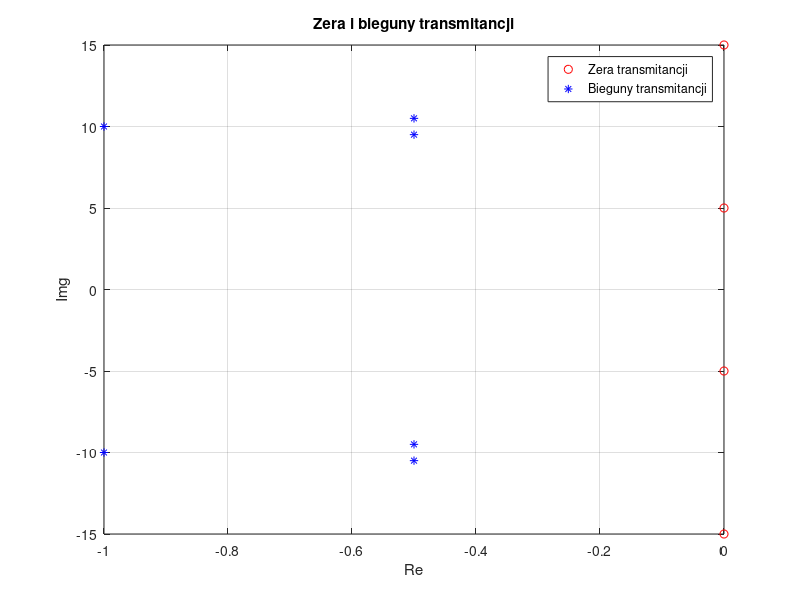
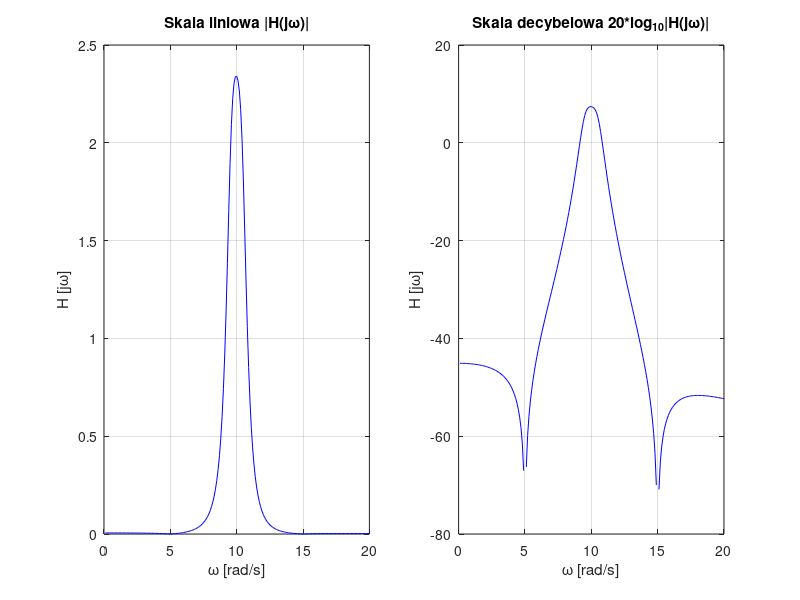
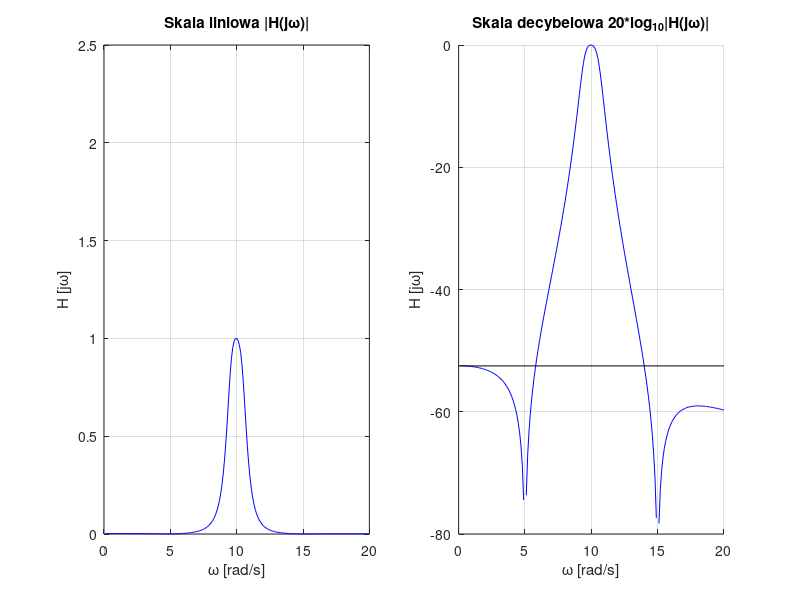
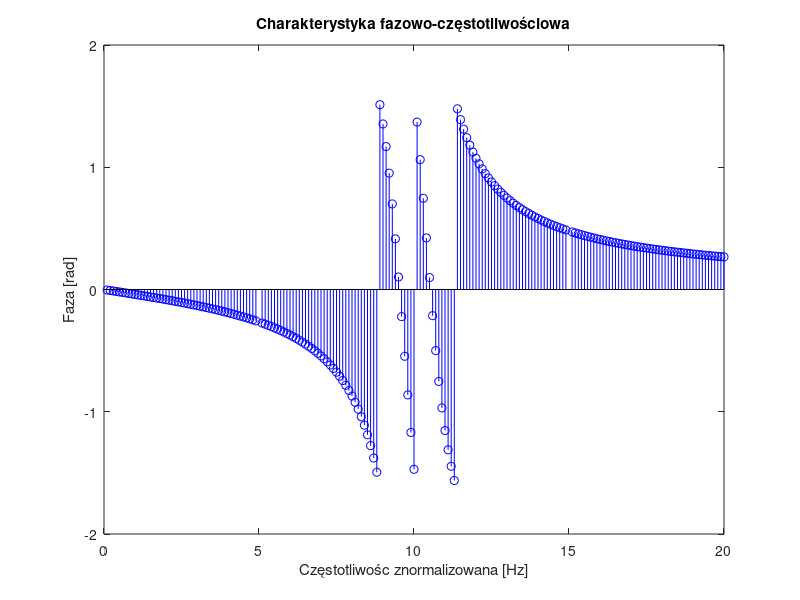

Recreate these plots in MATLAB, in order.
clc;
% Zadanie 1 - Projektowanie metodą zer i biegunów
clear all; close all;

%%%%%%%%%%%%%%%%%%%%%%%%%%%%%%%%%%%%%%%%%%%%%%%%%%%%%%%%%%%%%%%%%%%%

% Zera i bieguny transmitancji

z = [-j*5 j*5 -j*15 j*15];
p = [-0.5-j*9.5 -0.5+j*9.5 -1+j*10 -1-j*10 -0.5+j*10.5 -0.5-j*10.5];

% Zespolona zmienna transformacji Laplace'a
% dla s=jw przechodzi w transformację Fouriera:

w = 0.1:0.1:20;

% Zapisz transmitancję (1) wykorzystując powyższe parametry.
bm = poly(z);
an = poly(p);

% Przedstaw zera i bieguny na płaszczyźnie zespolonej.
figure('Name', 'Zera i bieguny');
set(figure(2),'units','points','position',[0,400,400,350])
plot(real(z),imag(z),'ro',real(p),imag(p),'b*');
title('Zera i bieguny transmitancji');
legend('Zera transmitancji','Bieguny transmitancji');
xlabel('Re');
ylabel('Img');
grid;
pause();

%%%%%%%%%%%%%%%%%%%%%%%%%%%%%%%%%%%%%%%%%%%%%%%%%%%%%%%%%%%%%%%%%%%%

% Narysuj charakterystykę amplitudowo-częstotliwościową 
% układu opisanego powyższymi parametrami
% w skali liniowej i w skali decybelowej:
% 

bm = poly(z);
an = poly(p);

H    = polyval(bm, j*w)./polyval(an, j*w);
Hlog = 20*log10(abs(H));

% W skali liniowej
figure('Name', 'Charakterystyka amplitudowo-częstotliwościowa');
set(figure(3),'units','points','position',[400,400,1040,350]);
subplot(1,2,1);
plot(w, abs(H),'b');
title('Skala liniowa |H(j\omega)|');
xlabel('\omega [rad/s]');
ylabel('H [j\omega]');
grid;

% W skali decybelowej
subplot(1,2,2);
plot(w, Hlog,'b');         % skala logarytmiczna
title('Skala decybelowa 20*log_{10}|H(j\omega)|');
xlabel('\omega [rad/s]');
ylabel('H [j\omega]');
grid;
 
pause();
%%%%%%%%%%%%%%%%%%%%%%%%%%%%%%%%%%%%%%%%%%%%%%%%%%%%%%%%%%%%%%%%%%%%

% Czy filtr ten jest pasmowo-przepustowy? 
% Jakie jest maksymalne i minimalne tłumienie w paśmiezaporowym? 
% Czy wzmocnienie układu w paśmie przepustowym jest równe 1? 
% Jeśli nie, to zmodyfikuj odpowiednio transmitancję układu.

% który przepuszcza częstotliwości sygnału poniżej ustalonej częstotliwości
% granicznej (pasmo przepustowe filtru), a tłumi 
% składowe widma leżące w górnej jego części (pasmo zaporowe filtru). 

H2    = H./max(H);
Hlog2 = 20*log10(abs(H2));

% W skali liniowej modyfikacja
figure('Name', 'Charakterystyka amplitudowo-częstotliwościowa - modyfikacja');
set(figure(4),'units','points','position',[400,400,1040,350]);
subplot(1,2,1);
plot(w, abs(H2),'b');
title('Skala liniowa |H(j\omega)|');
xlabel('\omega [rad/s]');
ylabel('H [j\omega]');
ylim([0 2.5]);
grid;


% W skali decybelowej modyfikacja
subplot(1,2,2);
hold on;
plot(w, Hlog2,'b');
title('Skala decybelowa 20*log_{10}|H(j\omega)|');
plot([0, 20], [-52.5 -52.5],'k');
xlabel('\omega [rad/s]');
ylabel('H [j\omega]');
grid;
hold off;
pause();

%%%%%%%%%%%%%%%%%%%%%%%%%%%%%%%%%%%%%%%%%%%%%%%%%%%%%%%%%%%%%%%%%%%%

% Narysuj charakterystykę fazowo-częstotliwościową. 
% Czy jest ona zgodna z naszymi oczekiwaniami?
% Czyli liniowa w paśmie przepustowym, co gwarantuje, 
% że układ nie zmienia na wyjściu kształtu sygnału 
% zawartego w paśmie przepustowym.

H3 = polyval(bm, j*w)./polyval(an, j*w);
Hp = atan(imag(H3)./real(H3));  % atan - Inverse tangent in radians

figure('Name','Charakterystyka fazowo-częstotliwościowa');
set(figure(5),'units','points','position',[400,31,1040,305]);
stem(w, Hp,'b') 
title('Charakterystyka fazowo-częstotliwościowa');
xlabel('Częstotliwośc znormalizowana [Hz]');
ylabel('Faza [rad]');

figure('Name','Faza H');
set(figure(6),'units','points','position',[0,31,400,305]);
plot(phasez(H),'b');           % phazes - Phase response of digital filter
title('Faza H');

